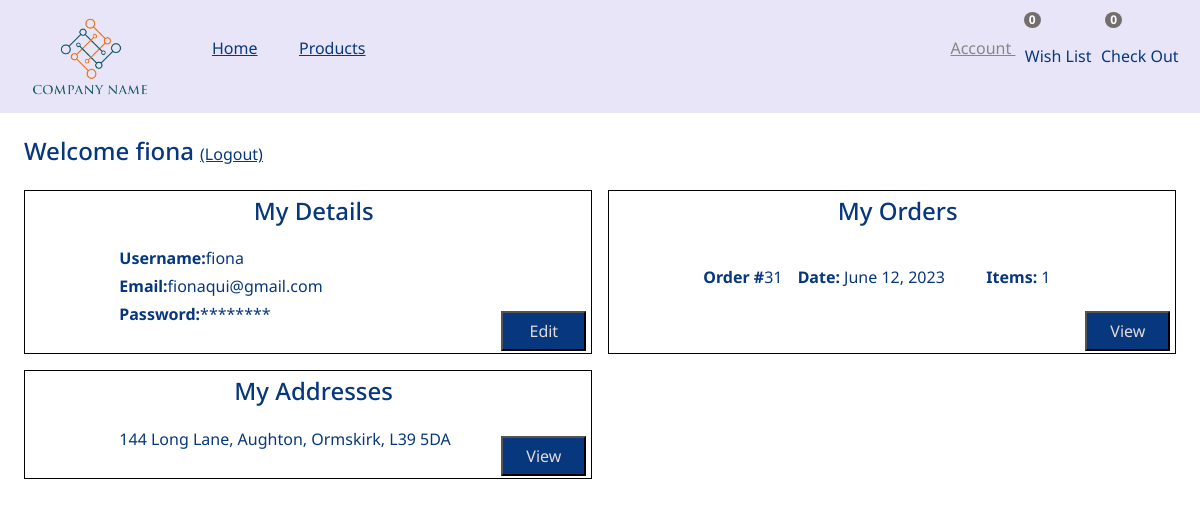
The app's page /account-info (signed in), older data.
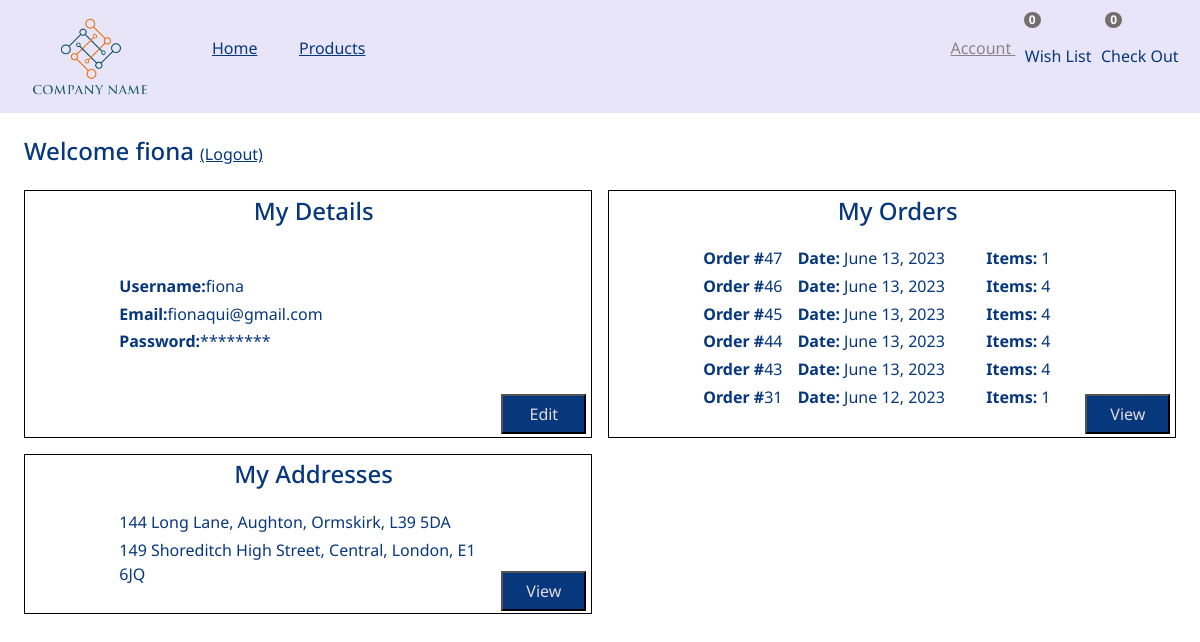
The same page, newer data.
### order/models.py (models this page shows, shortened)
class Order(models.Model):
    profile = models.ForeignKey(Profile, on_delete = models.CASCADE )
    address = models.ForeignKey(Address, on_delete=models.CASCADE)
    productsets = models.ManyToManyField(ProductSet)
    date = models.DateField(default = date.today())

### address/models.py (models this page shows)
class Address(models.Model):
    profile = models.ForeignKey(Profile, on_delete = models.CASCADE )
    line1 = models.CharField(max_length=100)
    line2= models.CharField(max_length=100)
    city = models.CharField(max_length=100)
    postal_code = models.CharField(max_length=100)
    def __str__(self):
        return self.line1+", "+self.line2+", "+self.city+", "+self.postal_code

### profiles/views.py (the view)
# urls.py: path("account-info", views.accountInfo, name="account-info"),
def accountInfo(request):
    if request.user.is_authenticated:
        try:
            addresses=Address.objects.filter(profile = Profile.objects.get(user = request.user))
        except:
            addresses=[]
        try:
            orders=Order.objects.filter(profile = Profile.objects.get(user = request.user)).order_by('-id')
        except:
            orders=[]
        return render(request, 'account-info.html', {'addresses':addresses, 'orders':orders})
    else:
        return redirect('login')

### profiles/templates/account-info.html (shortened to what this page needs)
{% extends "base.html" %}
{% load static %}
{% load icons %}
{% block css %}
    <link href="{% static 'styles/base.css' %}" rel="stylesheet" >
    <link href="{% static 'styles/account-info.css' %}" rel="stylesheet">
{% endblock %}
{% block content %}
<div class="account-container">
    <h4>Welcome {{ request.user.username }}</h4><a href = "{% url 'logout' %}">(Logout)</a>
    <div class="account">
        <div class="details">
            <h4 class="heading">My Details</h4>
            <br>
            <div class="icon">
            </div>
            <div class="info">
                <p><strong>Username:</strong>{{ request.user.username }}</p>
                <p><strong>Email:</strong>{{ request.user.email }}</p>
                <p><strong>Password:</strong>********</p>
            </div>
            <form class="change">
                <button>Edit</button>
             </form>
        </div>
        <div class="details">
            <h4 class="heading">My Orders</h4>
            <br>
            <icon class="icon">{% icon 'orders' %}</icon>
            <div class="info">
                {% for order in orders %}
                    <p id="order-info"><span><strong>Order #</strong>{{order.id}}</span><span><strong>Date: </strong>{{order.date}}</span><span><strong>Items: </strong>{{order.productsets.all.count}}</span></p>
                {% endfor %}
            </div>
            <form class="change" action="{% url 'showOrders' %}" method="get">
                <button >View</button>
             </form>
        </div>
        <div class="details">
            <h4 class="heading">My Addresses</h4>
            <br>
            <icon class="icon">{% icon 'address' %}</icon>
            <div class="info">
                {% for address in addresses %}
                    <p>{{ address }}</p>
                {% endfor %}
            </div>
            <form class="change" action="{% url 'showAddresses' %}">
                <button >View</button>
             </form>
        </div>
    </div>
</div>
{% endblock %}

### store/templates/base.html (shortened to what this page needs)
{% load static %}
{% load bootstrap5 %}
{% load icons %}
{% bootstrap_css %}
<!doctype html>
<html lang="en">
  <head>
    <link href="https://maxcdn.bootstrapcdn.com/font-awesome/4.7.0/css/font-awesome.min.css"
    rel="stylesheet"
    >
    <link href="{% static 'styles/reset.css' %}" rel="stylesheet" >
    {% block css %}
    {% endblock %}
  </head>
  <body style="--bs-body-font-family: 'Noto Sans', sans-serif">
    {% block nav %}
        <nav>
          <img class="logo" src="{% static '/images/logo.png' %}" />
          <ul class="nav-links-left">
            <li id ="home">
              <a href="{% url 'index' %}">Home</a>
            </li>
            <li id ="products">
              <a  href="{% url 'products' %}">Products</a>
            </li>
          </ul>
          <ul class="nav-links-right" >
            <li id ="account" >
              <label>Account&nbsp;</label>
            </li>
            <li id ="wish-list" >
              <a href="{% url 'showWishList' %}">{% icon 'heart' %}<span class="badge">{{ wishlistLength }}</span></a>
              <label>Wish&nbsp;List</label>
            </li>
            <li id ="cart">
              <a href="{% url 'showcart' %}">{% icon 'cart' %}<span class="badge">{{ cartLength }}</span></a>
              <label>Check&nbsp;Out</label>
            </li>
          </ul>
        </nav>
    {% endblock nav %}
    {% block content %}
    {% endblock content %}
  </body>
</html>

### store/static/styles/base.css (style rules this page uses)
body { background-color: white; }
h2, h4, p, a, label, .dropdown-menu { color:#07377d; }
.logo { min-width: 100px; max-width: 15%; height: auto; }
button { color:#e3dbdb; background-color: #07377d; }
nav { display:flex; font-size: 1.2rem; background-color: #e7e5f7; }
nav li { list-style: none; margin-right:2%; }
nav a { margin-right:2rem; }
.nav-links-left { display: flex; justify-content: flex-start; align-items: center; width:50%; }
.nav-links-right { margin-right:1%; display: flex; justify-content: flex-end; width:50%; }
.nav-links-right li { display: flex; flex-direction: column; align-items: center; justify-content: center; }
.badge { background-color: #736d6d; font-size: 12px; color: #fff; border-radius: 50%; padding: 2px 5px; position: relative; left: -10px; top: -28px; }
@media screen and (max-width: 1200px) { nav { font-size: 1rem; line-height: 1; } }
@media screen and (max-width: 1200px) { .badge { top: -20px; } }

### profiles/static/styles/account-info.css (style rules this page uses)
#account a, #account label { pointer-events: none; color:#736d6d; text-decoration: underline; text-decoration-color: #736d6d; margin-bottom:3%; opacity: 0.8; }
.account-container { margin-top: 2%; }
icon { display: inline; opacity: 0.5; margin:2%; }
h4 { font-size: x-large; margin-left:2%; display: inline; }
.account h4 { text-align: center; margin-bottom: 3%; margin-top:1%; }
.account { margin:2%; display: grid; grid-template-columns: repeat(2, 1fr); column-gap: 1rem; row-gap: 1rem; }
.details { display: grid; grid-template-columns: 2fr 8fr 2fr; border: solid black 1px; }
#order-info { display: grid; grid-template-columns: 1fr 2fr 1fr; }
.heading { grid-column: 1/4; grid-row: 1; }
.icon { grid-column: 1; grid-row: 2; text-align: center; margin-right: 10px; }
.info { grid-column:2; grid-row: 2 }
.info p { margin: 1% 0; }
.change { grid-column: 3; grid-row: 2/4; display:flex; align-items:flex-end; }
button { width: 90%; margin: 0 auto; height: 2.5rem; }
form { margin-block-end:3%; }
.account-container a { margin-left: 0.5%; }

Row changes from the older to the newer data that the page shows:
added Order: id "47", date "June 13, 2023", productsets.all.count "1"
added Order: id "46", date "June 13, 2023", productsets.all.count "4"
added Order: id "45", date "June 13, 2023", productsets.all.count "4"
added Order: id "44", date "June 13, 2023", productsets.all.count "4"
added Order: id "43", date "June 13, 2023", productsets.all.count "4"
added Address: line1+line2+city "149 Shoreditch High Street, Central, London, E1 6JQ"
